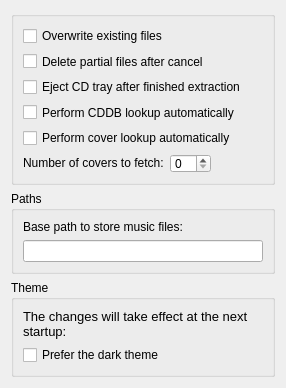
<?xml version="1.0" encoding="UTF-8"?>
<ui version="4.0">
 <class>GeneralSettingsWidgetUI</class>
 <widget class="QWidget" name="GeneralSettingsWidgetUI">
  <property name="geometry">
   <rect>
    <x>0</x>
    <y>0</y>
    <width>286</width>
    <height>388</height>
   </rect>
  </property>
  <layout class="QGridLayout" name="gridLayout_4">
   <item row="1" column="0">
    <widget class="QGroupBox" name="groupBox_3">
     <property name="title">
      <string>Paths</string>
     </property>
     <layout class="QGridLayout" name="gridLayout_3">
      <item row="0" column="0">
       <layout class="QVBoxLayout">
        <item>
         <widget class="QLabel" name="label_basePath">
          <property name="text">
           <string>Base path to store music files:</string>
          </property>
         </widget>
        </item>
        <item>
         <widget class="QLineEdit" name="kcfg_basePath"/>
        </item>
       </layout>
      </item>
     </layout>
    </widget>
   </item>
   <item row="0" column="0">
    <widget class="QGroupBox" name="groupBox_4">
     <property name="title">
      <string notr="true"/>
     </property>
     <layout class="QGridLayout" name="gridLayout_2">
      <item row="0" column="0">
       <widget class="QCheckBox" name="kcfg_overwriteExistingFiles">
        <property name="text">
         <string>Overwrite existing files</string>
        </property>
       </widget>
      </item>
      <item row="1" column="0">
       <widget class="QCheckBox" name="kcfg_deletePartialFiles">
        <property name="text">
         <string>Delete partial files after cancel</string>
        </property>
       </widget>
      </item>
      <item row="2" column="0">
       <widget class="QCheckBox" name="kcfg_ejectCDTray">
        <property name="text">
         <string>Eject CD tray after finished extraction</string>
        </property>
       </widget>
      </item>
      <item row="3" column="0">
       <widget class="QCheckBox" name="kcfg_cddbLookupAuto">
        <property name="text">
         <string>Perform CDDB lookup automatically</string>
        </property>
       </widget>
      </item>
      <item row="4" column="0">
       <widget class="QCheckBox" name="kcfg_coverLookupAuto">
        <property name="text">
         <string>Perform cover lookup automatically</string>
        </property>
       </widget>
      </item>
      <item row="5" column="0">
       <layout class="QHBoxLayout" name="horizontalLayout_2">
        <item>
         <widget class="QLabel" name="label">
          <property name="sizePolicy">
           <sizepolicy hsizetype="Preferred" vsizetype="Fixed">
            <horstretch>0</horstretch>
            <verstretch>0</verstretch>
           </sizepolicy>
          </property>
          <property name="text">
           <string>Number of covers to fetch:</string>
          </property>
         </widget>
        </item>
        <item>
         <widget class="QSpinBox" name="kcfg_fetchCount"/>
        </item>
        <item>
         <spacer name="horizontalSpacer">
          <property name="orientation">
           <enum>Qt::Horizontal</enum>
          </property>
          <property name="sizeHint" stdset="0">
           <size>
            <width>40</width>
            <height>20</height>
           </size>
          </property>
         </spacer>
        </item>
       </layout>
      </item>
     </layout>
    </widget>
   </item>
   <item row="2" column="0">
    <widget class="QGroupBox" name="theme_box">
     <property name="title">
      <string>Theme</string>
     </property>
     <layout class="QGridLayout" name="gridLayout_5">
      <item row="1" column="0">
       <widget class="QCheckBox" name="kcfg_styleDark">
        <property name="text">
         <string>Prefer the dark theme</string>
        </property>
       </widget>
      </item>
      <item row="0" column="0">
       <widget class="QLabel" name="label_2">
        <property name="font">
         <font>
          <pointsize>10</pointsize>
         </font>
        </property>
        <property name="text">
         <string>The changes will take effect at the next startup:</string>
        </property>
        <property name="wordWrap">
         <bool>true</bool>
        </property>
       </widget>
      </item>
     </layout>
    </widget>
   </item>
   <item row="3" column="0">
    <spacer name="verticalSpacer">
     <property name="orientation">
      <enum>Qt::Vertical</enum>
     </property>
     <property name="sizeHint" stdset="0">
      <size>
       <width>20</width>
       <height>40</height>
      </size>
     </property>
    </spacer>
   </item>
  </layout>
 </widget>
 <resources/>
 <connections/>
</ui>
